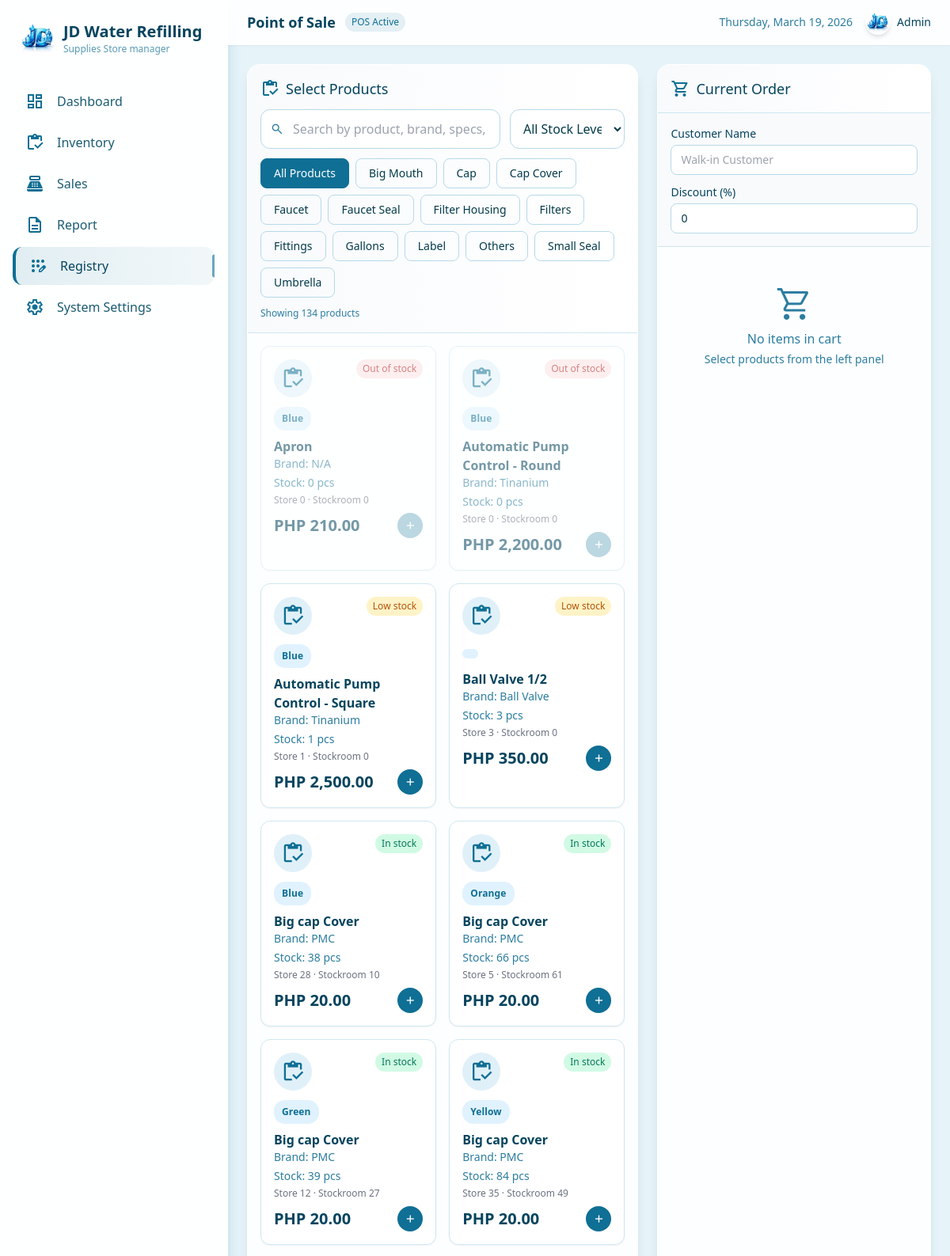
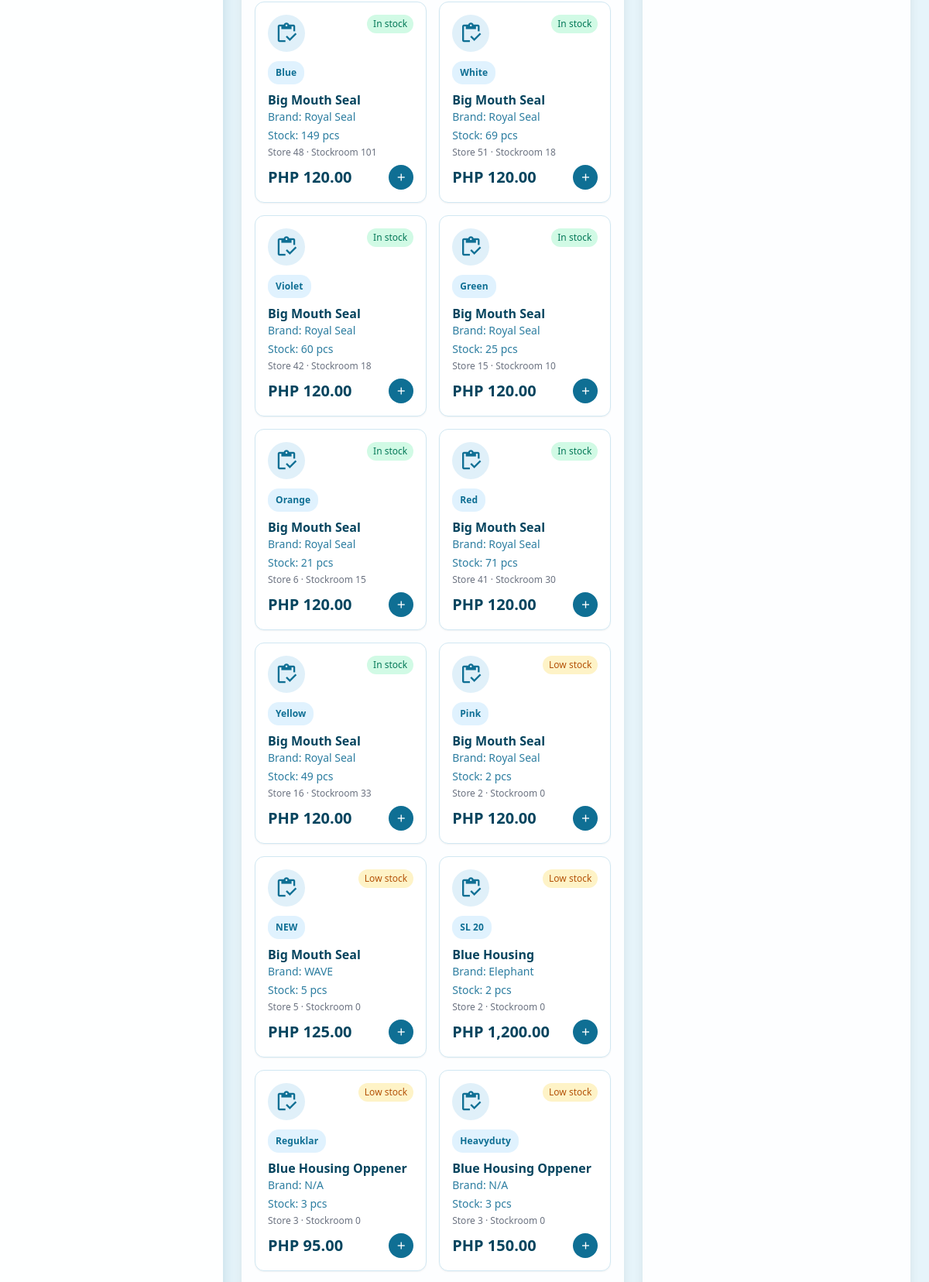
The page /admin/registry.php (signed in, upper part) on the database its author committed (2 pictures, top to bottom).
### tables this page shows
CREATE TABLE `products` (
  `id` int(11) NOT NULL,
  `product_name` varchar(150) NOT NULL,
  `category_id` int(11) DEFAULT NULL,
  `color_specs` varchar(255) NOT NULL,
  `brand` varchar(120) NOT NULL,
  `stock_store` int(11) NOT NULL DEFAULT 0,
  `stock_stockroom` int(11) NOT NULL DEFAULT 0,
  `cost` decimal(10,2) NOT NULL DEFAULT 0.00,
  `price` decimal(10,2) NOT NULL DEFAULT 0.00,
  `supplier` varchar(150) NOT NULL,
  `is_active` tinyint(1) NOT NULL DEFAULT 1,
  `created_at` timestamp NOT NULL DEFAULT current_timestamp(),
  `updated_at` timestamp NOT NULL DEFAULT current_timestamp() ON UPDATE current_timestamp()
);

### admin/registry.php (the view, shortened to what this page needs)
<?php
require_once __DIR__ . '/../config/connect.php';
function h(string $value): string
{
    return htmlspecialchars($value, ENT_QUOTES, 'UTF-8');
}
function peso(float $value): string
{
    return 'PHP ' . number_format($value, 2);
}
function iconForCategory(string $category): string
{
    $value = strtolower($category);
    if (str_contains($value, 'gallon')) {
        return 'local_drink';
    }
    return 'inventory';
}
$conn->query(
    "CREATE TABLE IF NOT EXISTS inventory_categories (
        id INT AUTO_INCREMENT PRIMARY KEY,
        name VARCHAR(120) NOT NULL,
        created_at TIMESTAMP NOT NULL DEFAULT CURRENT_TIMESTAMP,
        UNIQUE KEY uq_category_name (name)
    ) ENGINE=InnoDB DEFAULT CHARSET=utf8mb4 COLLATE=utf8mb4_unicode_ci"
);
$conn->query(
    "CREATE TABLE IF NOT EXISTS products (
        id INT AUTO_INCREMENT PRIMARY KEY,
        product_name VARCHAR(150) NOT NULL,
        category_id INT NULL,
        color_specs VARCHAR(255) NOT NULL,
        brand VARCHAR(120) NOT NULL,
        stock_store INT NOT NULL DEFAULT 0,
        stock_stockroom INT NOT NULL DEFAULT 0,
        cost DECIMAL(10,2) NOT NULL DEFAULT 0,
        price DECIMAL(10,2) NOT NULL DEFAULT 0,
        supplier VARCHAR(150) NOT NULL,
        is_active TINYINT(1) NOT NULL DEFAULT 1,
        created_at TIMESTAMP NOT NULL DEFAULT CURRENT_TIMESTAMP,
        updated_at TIMESTAMP NOT NULL DEFAULT CURRENT_TIMESTAMP ON UPDATE CURRENT_TIMESTAMP,
        KEY idx_product_name (product_name),
        KEY idx_category_id (category_id),
        KEY idx_is_active (is_active),
        CONSTRAINT fk_products_category FOREIGN KEY (category_id) REFERENCES inventory_categories(id) ON DELETE SET NULL
    ) ENGINE=InnoDB DEFAULT CHARSET=utf8mb4 COLLATE=utf8mb4_unicode_ci"
);
$conn->query(
    "CREATE TABLE IF NOT EXISTS sales_orders (
        id INT AUTO_INCREMENT PRIMARY KEY,
        receipt_no VARCHAR(50) NOT NULL,
        customer_name VARCHAR(150) NOT NULL DEFAULT 'Walk-in Customer',
        subtotal DECIMAL(10,2) NOT NULL DEFAULT 0,
        discount_percent DECIMAL(5,2) NOT NULL DEFAULT 0,
        discount_amount DECIMAL(10,2) NOT NULL DEFAULT 0,
        tax_rate DECIMAL(5,2) NOT NULL DEFAULT 12,
        tax_amount DECIMAL(10,2) NOT NULL DEFAULT 0,
        total_amount DECIMAL(10,2) NOT NULL DEFAULT 0,
        payment_amount DECIMAL(10,2) NOT NULL DEFAULT 0,
        change_amount DECIMAL(10,2) NOT NULL DEFAULT 0,
        created_at TIMESTAMP NOT NULL DEFAULT CURRENT_TIMESTAMP,
        UNIQUE KEY uq_receipt_no (receipt_no),
        KEY idx_created_at (created_at)
    ) ENGINE=InnoDB DEFAULT CHARSET=utf8mb4 COLLATE=utf8mb4_unicode_ci"
);
$conn->query(
    "CREATE TABLE IF NOT EXISTS sales_order_items (
        id INT AUTO_INCREMENT PRIMARY KEY,
        order_id INT NOT NULL,
        product_id INT NOT NULL,
        product_name VARCHAR(150) NOT NULL,
        unit_price DECIMAL(10,2) NOT NULL DEFAULT 0,
        quantity INT NOT NULL DEFAULT 1,
        line_total DECIMAL(10,2) NOT NULL DEFAULT 0,
        created_at TIMESTAMP NOT NULL DEFAULT CURRENT_TIMESTAMP,
        KEY idx_order_id (order_id),
        KEY idx_product_id (product_id),
        CONSTRAINT fk_sales_item_order FOREIGN KEY (order_id) REFERENCES sales_orders(id) ON DELETE CASCADE,
        CONSTRAINT fk_sales_item_product FOREIGN KEY (product_id) REFERENCES products(id) ON DELETE RESTRICT
    ) ENGINE=InnoDB DEFAULT CHARSET=utf8mb4 COLLATE=utf8mb4_unicode_ci"
);
    ?>
    <?php
$initialSearch = trim((string)($_GET['q'] ?? ''));
$initialStock = trim((string)($_GET['stock'] ?? ''));
$categories = [];
$catResult = $conn->query('SELECT id, name FROM inventory_categories ORDER BY name ASC');
while ($catRow = $catResult->fetch_assoc()) {
    $categories[] = [
        'id' => (int)$catRow['id'],
        'name' => (string)$catRow['name'],
    ];
}
$products = [];
$productResult = $conn->query(
    'SELECT p.id, p.product_name, p.color_specs, p.brand, p.price, p.stock_store, p.stock_stockroom, p.category_id, c.name AS category_name
     FROM products p
     LEFT JOIN inventory_categories c ON c.id = p.category_id
     WHERE p.is_active = 1
     ORDER BY p.product_name ASC, p.id ASC'
);
while ($row = $productResult->fetch_assoc()) {
    $categoryId = (int)($row['category_id'] ?? 0);
    $categoryName = trim((string)($row['category_name'] ?? ''));
    $stockStore = (int)$row['stock_store'];
    $stockStockroom = (int)$row['stock_stockroom'];
    $totalStock = $stockStore + $stockStockroom;
    $stockStatus = 'in';
    if ($totalStock <= 0) {
        $stockStatus = 'out';
    } elseif ($totalStock <= 5) {
        $stockStatus = 'low';
    }
    $product = [
        'id' => (int)$row['id'],
        'product_name' => (string)$row['product_name'],
        'color_specs' => (string)$row['color_specs'],
        'brand' => (string)$row['brand'],
        'price' => (float)$row['price'],
        'category_id' => $categoryId,
        'category_name' => $categoryName,
        'stock_store' => $stockStore,
        'stock_stockroom' => $stockStockroom,
        'total_stock' => $totalStock,
        'stock_status' => $stockStatus,
    ];
    $products[] = $product;
}
$totalProducts = count($products);
?>
<!DOCTYPE html>
<html lang="en">
<head>
  <script src="https://cdn.tailwindcss.com"></script>
</head>
<body class="bg-[#e6f4fa] font-sans antialiased text-[#043b4a] min-h-screen flex">
  <?php include '../includes/sidebar.php'; ?>
  <div class="flex-1 flex flex-col w-full min-w-0 min-h-screen overflow-x-hidden">
    <header class="bg-white/90 backdrop-blur-md border-b border-white/40 px-3 sm:px-4 lg:px-6 py-2 sm:py-3 flex items-center justify-between sticky top-0 z-10 shadow-sm">
      <div class="flex items-center gap-3 min-w-0 flex-1 lg:ml-0 ml-12">
        <h1 class="text-sm sm:text-base lg:text-lg xl:text-xl font-light text-[#05445E] truncate">
          <span class="font-semibold">Point of Sale</span>
        </h1>
        <span class="hidden md:inline-block bg-[#0f6f94]/10 text-[#0f6f94] text-xs px-2 py-1 rounded-full">POS Active</span>
      </div>
      <div class="flex items-center gap-4 flex-shrink-0">
        <div class="hidden lg:block text-sm text-[#2c7da0]"><?= date('l, F j, Y') ?></div>
        <div class="flex items-center gap-2">
          <img src="../assets/images/logo.jpg" alt="JD Logo" class="w-8 h-8 rounded-full object-contain shadow-md">
          <span class="hidden sm:block text-sm font-medium text-[#05445E]">Admin</span>
        </div>
      </div>
    </header>
      <main class="flex-1 min-h-0 flex flex-col lg:flex-row items-stretch overflow-visible lg:overflow-hidden p-4 sm:p-6 gap-4 lg:gap-6 lg:min-h-[calc(100vh-140px)] lg:h-[calc(100vh-140px)]">
      <section class="lg:w-3/5 lg:flex-1 min-h-0 h-full flex flex-col bg-white/90 backdrop-blur-sm rounded-2xl shadow-lg border border-white/40 overflow-hidden">
        <div class="p-4 border-b border-[#d0e7f2] bg-gradient-to-r from-[#f8fafc] to-white">
          <h2 class="text-lg font-medium text-[#05445E] flex items-center gap-2 mb-3">
            <span class="material-symbols-outlined text-[#0f6f94]">inventory</span>
            Select Products
          </h2>
          <div class="grid grid-cols-1 md:grid-cols-3 gap-3">
            <div class="relative md:col-span-2">
              <span class="material-symbols-outlined absolute left-3 top-1/2 -translate-y-1/2 text-[#2c7da0] text-lg">search</span>
              <input type="text" id="productSearch" value="<?= h($initialSearch) ?>" placeholder="Search by product, brand, specs, category..." class="w-full pl-10 pr-4 py-3 border border-[#b7d9e9] rounded-xl focus:outline-none focus:border-[#0f6f94] focus:ring-1 focus:ring-[#0f6f94]/20 transition">
            </div>
            <select id="stockFilter" class="w-full px-3 py-3 border border-[#b7d9e9] rounded-xl bg-white focus:outline-none focus:border-[#0f6f94]">
              <option value="" <?= $initialStock === '' ? 'selected' : '' ?>>All Stock Levels</option>
            </select>
          </div>
          <div class="mt-3 flex flex-wrap gap-2" id="categoryFilters">
            <button type="button" class="category-btn active px-4 py-2 rounded-lg border border-[#0f6f94] text-sm font-medium transition" data-category="">All Products</button>
            <?php foreach ($categories as $category): ?>
              <button type="button" class="category-btn px-4 py-2 rounded-lg border border-[#b7d9e9] text-sm font-medium transition hover:border-[#0f6f94]" data-category="<?= (int)$category['id'] ?>"><?= h((string)$category['name']) ?></button>
            <?php endforeach; ?>
          </div>
          <p id="productResultCount" class="text-xs text-[#2c7da0] mt-3">Showing <?= number_format($totalProducts) ?> product<?= $totalProducts === 1 ? '' : 's' ?></p>
        </div>
        <div class="flex-1 overflow-y-auto p-4 custom-scrollbar product-scroll" id="productGrid">
          <?php if ($products === []): ?>
            <div class="h-full flex items-center justify-center text-center text-[#2c7da0]">
              <div>
                <span class="material-symbols-outlined text-5xl">inventory_2</span>
                <p class="mt-2 font-medium text-[#05445E]">No products found in inventory.</p>
                <p class="text-sm mt-1">Add products in Inventory first.</p>
              </div>
            </div>
          <?php else: ?>
            <div class="grid grid-cols-1 sm:grid-cols-2 xl:grid-cols-3 gap-4" id="productCardList">
              <?php foreach ($products as $product): ?>
                <?php
                $status = (string)$product['stock_status'];
                $statusLabel = $status === 'out' ? 'Out of stock' : ($status === 'low' ? 'Low stock' : 'In stock');
                $statusClass = $status === 'out' ? 'stock-out' : ($status === 'low' ? 'stock-low' : 'stock-in');
                $isOut = $status === 'out';
                ?>
                <article
                  class="product-card bg-white rounded-xl p-4 border border-[#d0e7f2] shadow-sm cursor-pointer <?= $isOut ? 'is-out' : '' ?>"
                  data-product-id="<?= (int)$product['id'] ?>"
                  data-category-id="<?= (int)$product['category_id'] ?>"
                  data-stock-status="<?= h($status) ?>"
                  data-search="<?= h(strtolower($product['product_name'] . ' ' . $product['brand'] . ' ' . $product['color_specs'] . ' ' . $product['category_name'])) ?>"
                >
                  <div class="flex items-start justify-between mb-3">
                    <div class="w-12 h-12 rounded-full bg-[#e0f0f9] flex items-center justify-center">
                      <span class="material-symbols-outlined text-3xl text-[#0f6f94]"><?= h(iconForCategory((string)$product['category_name'])) ?></span>
                    </div>
                    <span class="text-xs px-2 py-1 rounded-full <?= h($statusClass) ?>"><?= h($statusLabel) ?></span>
                  </div>
                  <div class="mt-1 mb-2">
                    <span class="spec-pill" title="Color / Specs">
                      <?= h((string)$product['color_specs']) ?>
                    </span>
                  </div>
                  <h3 class="font-semibold text-[#05445E]"><?= h((string)$product['product_name']) ?></h3>
                  <p class="text-sm text-[#2c7da0] mb-1">Brand: <?= h((string)$product['brand']) ?></p>
                  <p class="text-sm text-[#2c7da0] mb-1">Stock: <?= (int)$product['total_stock'] ?> pcs</p>
                  <p class="text-xs text-[#6b7280] mb-2">Store <?= (int)$product['stock_store'] ?> · Stockroom <?= (int)$product['stock_stockroom'] ?></p>
                  <div class="flex items-center justify-between mt-2">
                    <span class="text-xl font-bold text-[#05445E]"><?= peso((float)$product['price']) ?></span>
                    <button type="button" class="add-to-cart-btn qty-btn w-8 h-8 rounded-full bg-[#0f6f94] text-white flex items-center justify-center <?= $isOut ? 'opacity-50 cursor-not-allowed' : '' ?>" data-product-id="<?= (int)$product['id'] ?>" <?= $isOut ? 'disabled' : '' ?>>
                      <span class="material-symbols-outlined text-lg">add</span>
                    </button>
                  </div>
                </article>
              <?php endforeach; ?>
            </div>
          <?php endif; ?>
        </div>
      </section>
     <section class="lg:w-2/5 lg:flex-none min-h-[850px] h-full flex flex-col bg-white/90 backdrop-blur-sm rounded-2xl shadow-lg border border-white/40 overflow-hidden cart-panel">
        <div class="p-4 border-b border-[#d0e7f2] bg-gradient-to-r from-[#f8fafc] to-white">
          <h2 class="text-lg font-medium text-[#05445E] flex items-center gap-2">
            <span class="material-symbols-outlined text-[#0f6f94]">shopping_cart</span>
          </h2>
        </div>
        <div class="p-4 border-b border-[#d0e7f2] bg-[#f8fafc] space-y-3">
          <div>
            <label for="customerName" class="text-sm font-medium text-[#05445E] block mb-1">Customer Name</label>
            <input type="text" id="customerName" name="customer_name" form="checkoutForm" maxlength="150" placeholder="Walk-in Customer" class="w-full px-3 py-2 border border-[#b7d9e9] rounded-lg bg-white focus:outline-none focus:border-[#0f6f94] text-sm">
          </div>
          <div>
            <label for="discountPercent" class="text-sm font-medium text-[#05445E] block mb-1">Discount (%)</label>
            <input type="number" id="discountPercent" min="0" max="100" step="0.01" value="0" class="w-full px-3 py-2 border border-[#b7d9e9] rounded-lg bg-white focus:outline-none focus:border-[#0f6f94] text-sm">
          </div>
        </div>
        <div class="flex-1 min-h-0 overflow-y-auto p-4 custom-scrollbar cart-scroll" id="cartItems">
        </div>
      </section>
    </main>
  </div>
</body>
</html>

### admin/registry.php (style rules this page uses)
.product-card { transition: all .2s ease; }
.product-card.is-out { opacity: .55; }
.qty-btn { transition: all .15s ease; }
.category-btn.active { background: #0f6f94; color: #fff; border-color: #0f6f94; }
.stock-in { color: #047857; background: #d1fae5; }
.stock-low { color: #b45309; background: #fef3c7; }
.stock-out { color: #b91c1c; background: #fee2e2; }
.product-scroll { max-height: 72vh; overflow-y: auto; }
.cart-scroll { max-height: 86vh; overflow-y: auto; padding-right: 6px; }
.cart-panel { max-height: 98vh; display: flex; flex-direction: column; }
.spec-pill { display: inline-flex; align-items: center; gap: 6px; padding: 6px 10px; border-radius: 14px; background: #e0f2fe; color: #0f6f94; font-weight: 600; font-size: 12px; letter-spacing: .01em; }

### rows shown on the page
products: statusLabel "Out of stock", color_specs "Blue", product_name "Apron", brand "N/A", stock_store "0", stock_stockroom "0", price "PHP 210.00"
products: statusLabel "Out of stock", color_specs "Blue", product_name "Automatic Pump Control - Round", brand "Tinanium", stock_store "0", stock_stockroom "0", price "PHP 2,200.00"
products: statusLabel "Low stock", color_specs "Blue", product_name "Automatic Pump Control - Square", brand "Tinanium", stock_store "1", stock_stockroom "0", price "PHP 2,500.00"
products: statusLabel "Low stock", product_name "Ball Valve 1/2", brand "Ball Valve", stock_store "3", stock_stockroom "0", price "PHP 350.00"
products: statusLabel "In stock", color_specs "Blue", product_name "Big cap Cover", brand "PMC", total_stock "38", stock_store "28", stock_stockroom "10", price "PHP 20.00"
products: statusLabel "In stock", color_specs "Orange", product_name "Big cap Cover", brand "PMC", total_stock "66", stock_store "5", stock_stockroom "61", price "PHP 20.00"
products: statusLabel "In stock", color_specs "Green", product_name "Big cap Cover", brand "PMC", total_stock "39", stock_store "12", stock_stockroom "27", price "PHP 20.00"
products: statusLabel "In stock", color_specs "Yellow", product_name "Big cap Cover", brand "PMC", total_stock "84", stock_store "35", stock_stockroom "49", price "PHP 20.00"
products: statusLabel "In stock", color_specs "Blue", product_name "Big Mouth Seal", brand "Royal Seal", total_stock "149", stock_store "48", stock_stockroom "101", price "PHP 120.00"
products: statusLabel "In stock", color_specs "White", product_name "Big Mouth Seal", brand "Royal Seal", total_stock "69", stock_store "51", stock_stockroom "18", price "PHP 120.00"
products: statusLabel "In stock", color_specs "Violet", product_name "Big Mouth Seal", brand "Royal Seal", total_stock "60", stock_store "42", stock_stockroom "18", price "PHP 120.00"
products: statusLabel "In stock", color_specs "Green", product_name "Big Mouth Seal", brand "Royal Seal", total_stock "25", stock_store "15", stock_stockroom "10", price "PHP 120.00"
products: statusLabel "In stock", color_specs "Orange", product_name "Big Mouth Seal", brand "Royal Seal", total_stock "21", stock_store "6", stock_stockroom "15", price "PHP 120.00"
products: statusLabel "In stock", color_specs "Red", product_name "Big Mouth Seal", brand "Royal Seal", total_stock "71", stock_store "41", stock_stockroom "30", price "PHP 120.00"
products: statusLabel "In stock", color_specs "Yellow", product_name "Big Mouth Seal", brand "Royal Seal", total_stock "49", stock_store "16", stock_stockroom "33", price "PHP 120.00"
products: statusLabel "Low stock", color_specs "Pink", product_name "Big Mouth Seal", brand "Royal Seal", stock_store "2", stock_stockroom "0", price "PHP 120.00"
products: statusLabel "Low stock", color_specs "NEW", product_name "Big Mouth Seal", brand "WAVE", stock_store "5", stock_stockroom "0", price "PHP 125.00"
products: statusLabel "Low stock", color_specs "SL 20", product_name "Blue Housing", brand "Elephant", stock_store "2", stock_stockroom "0", price "PHP 1,200.00"
products: statusLabel "Low stock", color_specs "Reguklar", product_name "Blue Housing Oppener", brand "N/A", stock_store "3", stock_stockroom "0", price "PHP 95.00"
products: statusLabel "Low stock", color_specs "Heavyduty", product_name "Blue Housing Oppener", brand "N/A", stock_store "3", stock_stockroom "0", price "PHP 150.00"

### other values the page prints
$category['name'] "Big Mouth"
$category['name'] "Cap"
$category['name'] "Cap Cover"
$category['name'] "Faucet"
$category['name'] "Faucet Seal"
$category['name'] "Filter Housing"
$category['name'] "Filters"
$category['name'] "Fittings"
$category['name'] "Gallons"
$category['name'] "Label"
$category['name'] "Others"
$category['name'] "Small Seal"
$category['name'] "Umbrella"
